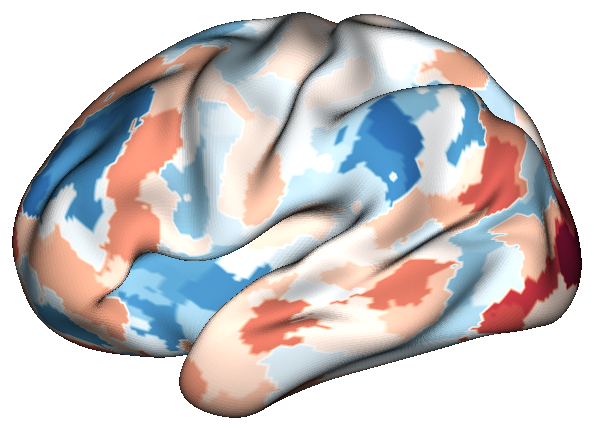
#> input picture scripts/visualize/flowchart/compact/assets/cortex_seed_fc.png, 594 x 430 px
$ python -i render_functional_boundaries.py   (imports and definitions only)
#> lines starting #> are read from the running program, lines starting #| are printed output that depends on the picture; after the words box and inside, x2 and y2 are one past the last pixel; in counts of white or black regions, pixels touching at a corner belong together
#!/usr/bin/env python3
"""
Render Iowa 3T Hippocampal Functional Organization: Atlases, Boundaries & Longitudinal AP Shifts.

Generates a dedicated, publication-grade composite figure showcasing:
1. Section 1 (Top): Individual Cohort Functional Atlases & Explicit Outlined Boundaries
   - Healthy Controls (HC, n=67)
   - All Patients (Patient, n=26)
   - Pure MDD (Uncomplicated, n=7)
   - Comorbid MDD (with Anxiety/PTSD, n=19)
2. Section 2 (Method 1): Cumulative Area Cutoff Method: 1D Longitudinal Functional Territory Bands
   - Global territory allocation along the AP axis (0.0 to 1.0) without confounding probability curves
   - 4 cohorts stacked horizontally (HC, Patient, Comorbid MDD, Pure MDD) with segment area percentages
   - Discrete transition cutoffs (c_am, c_mp) and quantified boundary shifts (ΔAP)
3. Section 3 (Method 2): Local Dominance Crossover Method: Direct Mathematical Intersections of Occupancy Curves
   - Continuous moving-Gaussian smoothed functional occupancy profiles (σ=0.04)
   - Precision sub-grid mathematical intersections (x, y) where local dominance flips (P_Ant=P_Mid and P_Mid=P_Post)
   - Vertical lines dropping from exact crossover coordinates to x-axis, and crossover shift arrows (ΔAP)

Output:
scripts/visualize/iowa_hipp_functional_organization/results/hipp_functional_boundaries_standard.png
"""

from __future__ import annotations

import json
from pathlib import Path
import matplotlib
# [1 line not run here, left out]
import matplotlib.pyplot as plt
import matplotlib.gridspec as gridspec
from matplotlib.lines import Line2D
import numpy as np
from PIL import Image
from scipy.ndimage import binary_dilation
from scipy.interpolate import griddata

REPO_ROOT = Path(__file__).resolve().parents[3]
RESULTS_DIR = REPO_ROOT / "scripts" / "visualize" / "iowa_hipp_functional_organization" / "results"
PANELS_DIR = REPO_ROOT / "scripts" / "visualize" / "template_matching_dominant_subregions" / "panels"

COHORTS = [
    ("hc", "Healthy Controls (HC)", 67, "#2b83ba"),
    ("patient", "All Patients (Patient)", 26, "#fdae61"),
    ("pure_mdd", "Pure MDD (Uncomplicated)", 7, "#2ca25f"),
    ("comorbid_mdd", "Comorbid MDD (with Anxiety/PTSD)", 19, "#d7191c"),
]

COLOR_LOOKUP = {c[0]: c[3] for c in COHORTS}

TARGET_COLORS = np.array([
    [220, 92, 255],  # Ant (VAN, Purple)
    [99, 150, 194],  # Mid (SMN, Blue)
    [216, 92, 107],  # Post (DMN, Red)
])

PANEL_FILES = {
    "hc": PANELS_DIR / "wb_iowa_hc_2mm_36p_standard_dominant_atlas_tight4view.png",
    "patient": PANELS_DIR / "wb_iowa_pat_2mm_36p_standard_dominant_atlas_tight4view.png",
    "pure_mdd": PANELS_DIR / "wb_iowa_pure_mdd_2mm_36p_standard_dominant_atlas_tight4view.png",
    "comorbid_mdd": PANELS_DIR / "wb_iowa_comorbid_mdd_2mm_36p_standard_dominant_atlas_tight4view.png",
}


def extract_internal_boundaries(img_path: Path):
    """Extract clean internal boundary masks from 3D Workbench render."""
    arr = np.array(Image.open(img_path))
#> arr is the input picture: shape (430, 594, 3); mean R, G, B 203.8, 198.5, 199.1
    fg_m = np.any(arr[..., :3] < 240, axis=-1)
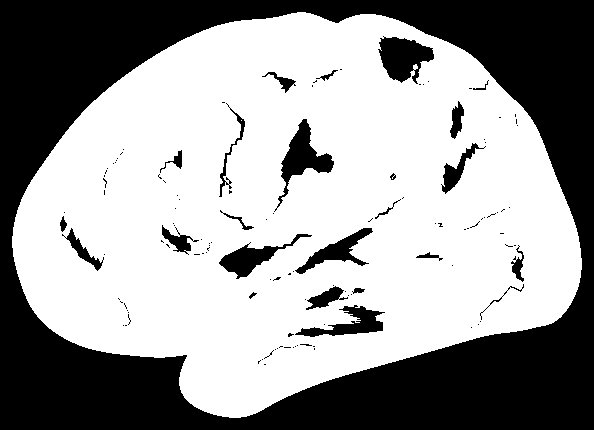
#> fg_m: shape (430, 594) bool; 60.4% white; 125 black regions (100 under 20 px), largest, box (x1, y1, x2, y2) and area: (0, 0, 594, 430) 90671, (378, 36, 434, 84) 1652, (274, 119, 334, 212) 1604
    rgb = arr[..., :3].astype(float)
    dists = np.stack([np.linalg.norm(rgb - t, axis=-1) for t in TARGET_COLORS], axis=-1)
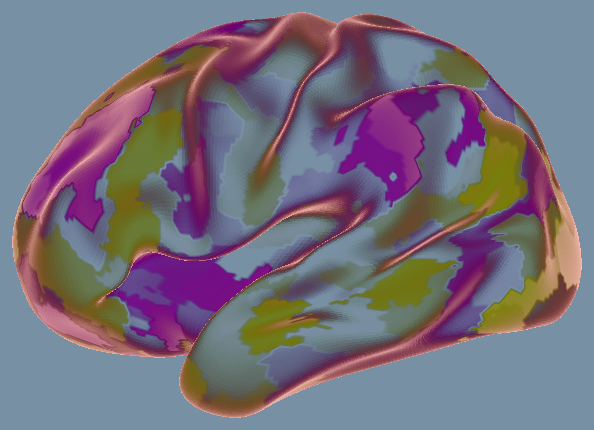
#> dists: shape (430, 594, 3) float64; mean R, G, B 163.6, 153.7, 172.2; drawn with min black and max white
    nearest = np.argmin(dists, axis=-1) + 1
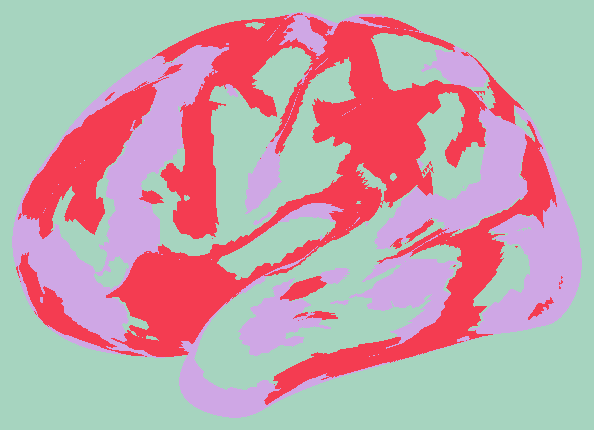
#> nearest: shape (430, 594) int64; 3 distinct labels, from 1 to 3; one colour per label, 0 black
    nearest[~fg_m] = 0
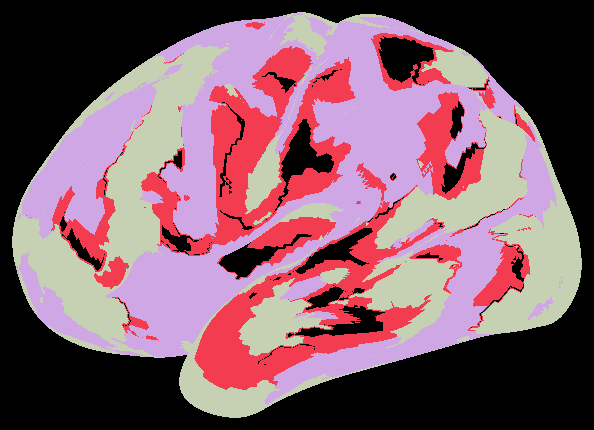
#> nearest: shape (430, 594) int64; 4 distinct labels, from 0 to 3; one colour per label, 0 black

    ant_mask = (nearest == 1)
#> ant_mask: shape (430, 594) bool; 15.2% white; 104 white regions (81 under 20 px), largest, box (x1, y1, x2, y2) and area: (141, 46, 356, 256) 14091, (194, 163, 445, 390) 12539, (416, 92, 486, 200) 2989
    mid_mask = (nearest == 2)
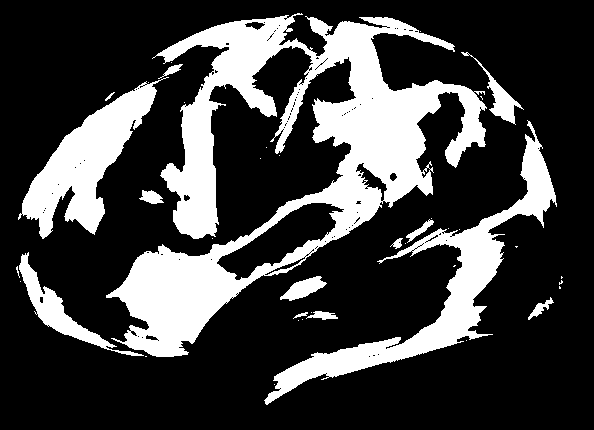
#> mid_mask: shape (430, 594) bool; 25.2% white; 40 white regions (26 under 20 px), largest, box (x1, y1, x2, y2) and area: (106, 13, 487, 357) 40150, (264, 120, 557, 405) 11285, (18, 77, 169, 239) 8298
    post_mask = (nearest == 3)
#> post_mask: shape (430, 594) bool; 20% white; 165 white regions (145 under 20 px), largest, box (x1, y1, x2, y2) and area: (12, 45, 229, 358) 17927, (470, 106, 582, 335) 8368, (374, 90, 531, 249) 7247

    ab = fg_m & ((ant_mask & binary_dilation(mid_mask)) | (mid_mask & binary_dilation(ant_mask)))
#> ab: shape (430, 594) bool; 2.9% white in thin lines or dots, all inside (x1, y1, x2, y2) = (26, 21, 537, 387)
    bp = fg_m & ((mid_mask & binary_dilation(post_mask)) | (post_mask & binary_dilation(mid_mask)))
#> bp: shape (430, 594) bool; 2.6% white in thin lines or dots, all inside (x1, y1, x2, y2) = (16, 12, 564, 406)
    ap = fg_m & ((ant_mask & binary_dilation(post_mask)) | (post_mask & binary_dilation(ant_mask)))
#> ap: shape (430, 594) bool; 2.1% white in thin lines or dots, all inside (x1, y1, x2, y2) = (25, 49, 536, 391)
    return arr, fg_m, ab, bp, ap


def build_outlined_cohort_render(img_path: Path) -> np.ndarray:
    """Return RGBA image of the 3D render with sharp black boundary lines."""
    arr, fg_m, ab, bp, ap = extract_internal_boundaries(img_path)
    out = arr.copy()
    b_all = binary_dilation(ab | bp | ap) & fg_m
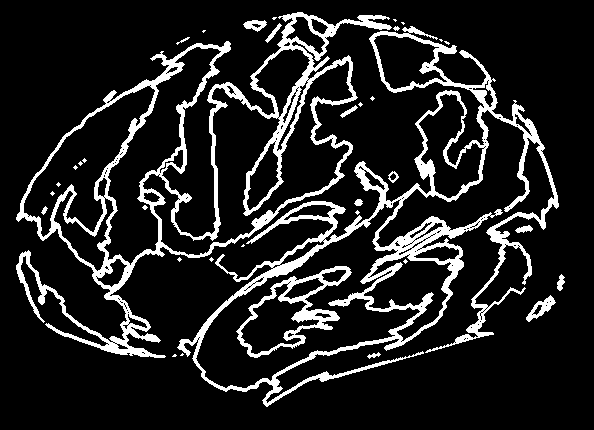
#> b_all: shape (430, 594) bool; 13.4% white; 36 white regions (21 under 20 px), largest, box (x1, y1, x2, y2) and area: (177, 26, 559, 407) 15797, (16, 12, 392, 358) 15057, (236, 266, 352, 358) 2092
    out[b_all, :3] = [15, 15, 15]
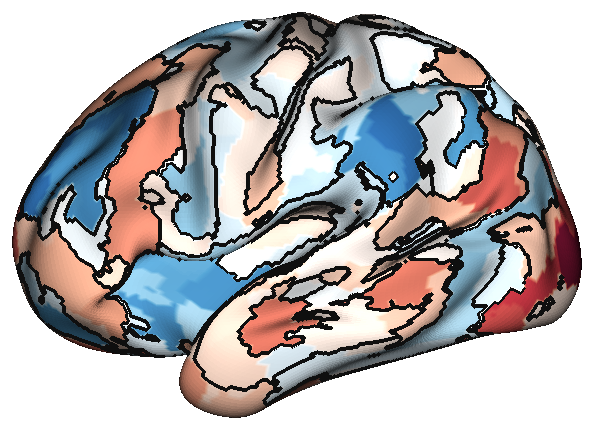
#> out: shape (430, 594, 3); 13.39% of pixels changed, all inside (x1, y1, x2, y2) = (16, 12, 565, 407)
    return out


# [370 lines left out: functions plot_unfolded_cohort, compute_smooth_profiles, compute_cumulative_cutoffs, find_exact_crossover, plot_territory_strips, main, not called in this run]


# [2 lines not run here, left out]

>>> result = build_outlined_cohort_render('../flowchart/compact/assets/cortex_seed_fc.png')

$ run again, on present/Kong2019_group_priors_canonical_merged_shape.png
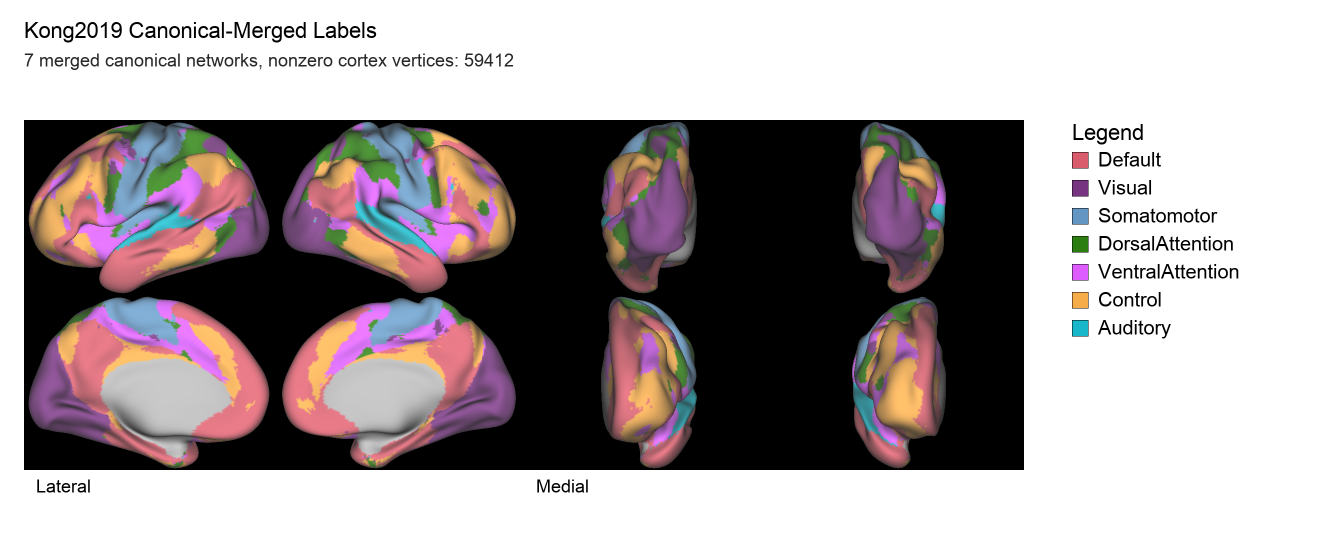
#> input picture present/Kong2019_group_priors_canonical_merged_shape.png, 2672 x 1104 px (shown at 1/2 size)
#> in extract_internal_boundaries, arr is the input picture: shape (1104, 2672, 3); mean R, G, B 166.1, 157.8, 159.5
#> in extract_internal_boundaries, `fg_m = np.any(arr[..., :3] < 240, axis=-1)`:
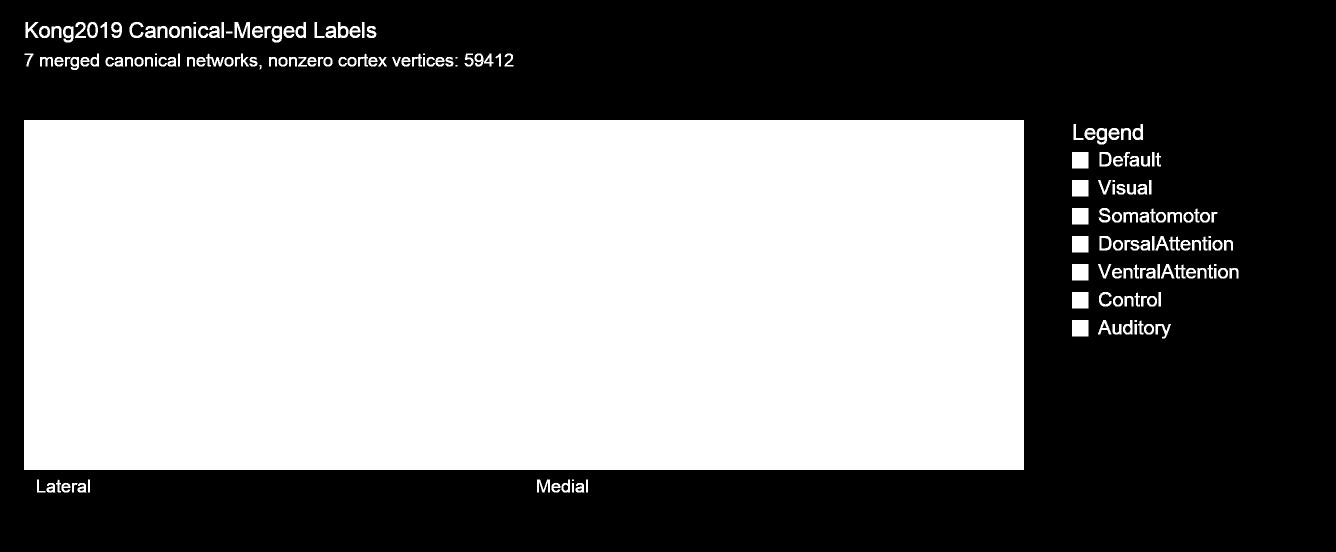
#> fg_m: shape (1104, 2672) bool (shown at 1/2 size); 49% white; 182 white regions (5 under 20 px), largest, box (x1, y1, x2, y2) and area: (48, 240, 2048, 940) 1400000, (2144, 304, 2177, 337) 1089, (2144, 360, 2177, 393) 1089
#> ant_mask: shape (1104, 2672) bool; 1.8% white; 1462 white regions (1404 under 20 px), largest, box (x1, y1, x2, y2) and area: (649, 608, 878, 756) 8455, (167, 609, 458, 767) 8416, (291, 334, 405, 426) 4400
#> mid_mask: shape (1104, 2672) bool; 7.2% white; 2829 white regions (2687 under 20 px), largest, box (x1, y1, x2, y2) and area: (200, 716, 463, 918) 32675, (205, 244, 432, 506) 30518, (647, 717, 891, 911) 30283
#> post_mask: shape (1104, 2672) bool; 40% white; 370 white regions (178 under 20 px), largest, box (x1, y1, x2, y2) and area: (48, 240, 2048, 940) 1148730, (2144, 304, 2177, 337) 1089, (2144, 360, 2177, 393) 1089
#> ab: shape (1104, 2672) bool; 0.36% white in thin lines or dots, all inside (x1, y1, x2, y2) = (53, 44, 2477, 985)
#> bp: shape (1104, 2672) bool; 1.8% white in thin lines or dots, all inside (x1, y1, x2, y2) = (49, 44, 2477, 985)
#> b_all: shape (1104, 2672) bool; 4% white; 295 white regions (49 under 20 px), largest, box (x1, y1, x2, y2) and area: (153, 242, 516, 527) 11270, (622, 241, 953, 528) 10164, (645, 591, 945, 938) 8813
#> in build_outlined_cohort_render, `out[b_all, :3] = [15, 15, 15]`:
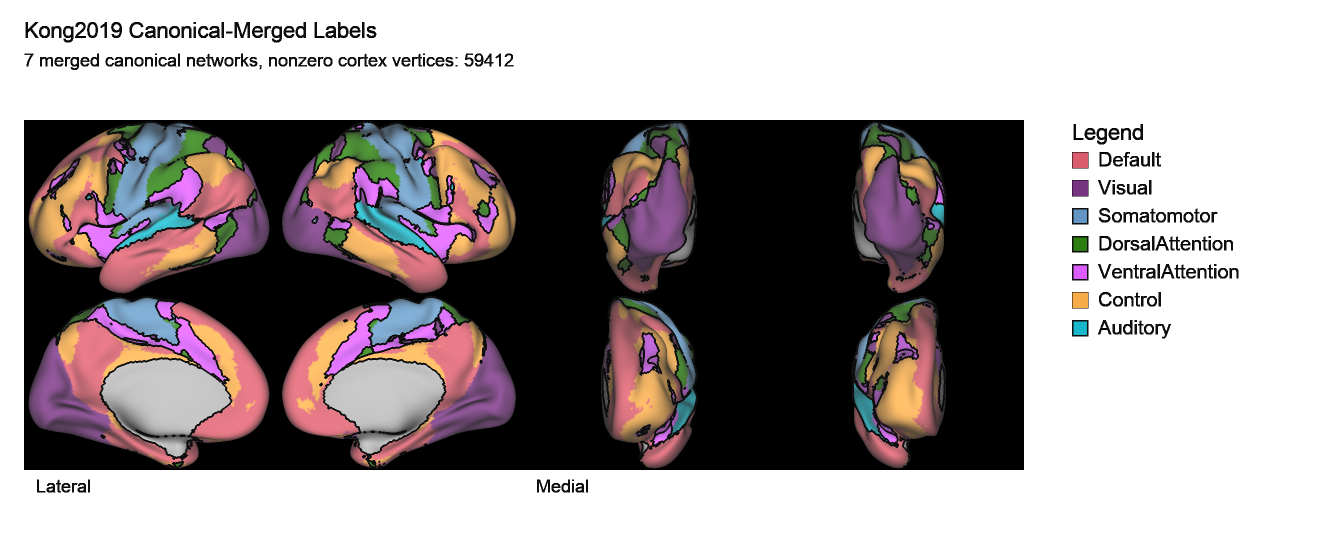
#> out: shape (1104, 2672, 3) (shown at 1/2 size); 3.96% of pixels changed, all inside (x1, y1, x2, y2) = (49, 44, 2477, 985)
